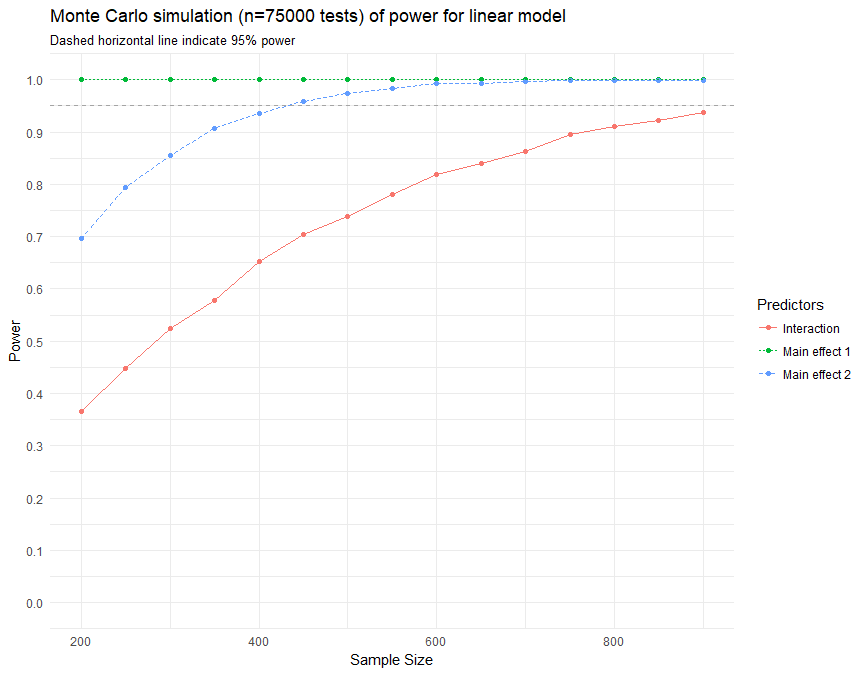

This figure's R source:
library(paramtest)
library(tidyverse)
set.seed(1234)

# Create a function with a linear model with:
# - 2 independent variables
# - 1 interaction
lm_interaction <- function(n, b1, b2, b3, b0=0, x1.m=0, x1.sd=1, x2.m=0, x2.sd=1, alpha=.05) {
  # Populate data.
  x1 <- rnorm(n, x1.m, x1.sd)
  x2 <- rnorm(n, x2.m, x2.sd)
  
  # Residual variance.
  yvar <- sqrt(1 - b1^2 - b2^2 - b3^2)
  y <- rnorm(n, b0 + b1*x1 + b2*x2 + b3*x1*x2, yvar)
  
  # Linear model.
  model <- lm(y ~ x1 + x2 + x1*x2)
  
  # Get main effect.
  x1.b <- coef(summary(model))['x1', 'Estimate']
  x1.p <- coef(summary(model))['x1', 'Pr(>|t|)']

  # Get main effect.
  x2.b <- coef(summary(model))['x2', 'Estimate']
  x2.p <- coef(summary(model))['x2', 'Pr(>|t|)']

  # Get interaction.
  int.b <- coef(summary(model))['x1:x2', 'Estimate']
  int.p <- coef(summary(model))['x1:x2', 'Pr(>|t|)']
  
  # Return as list.
  return(c(x1.b    = x1.b,
           x1.p    = x1.p,
           x1.sig  = x1.p < alpha,
           x2.b    = x2.b,
           x2.p    = x2.p,
           x2.sig  = x2.p < alpha, 
           int.b   = int.b, 
           int.p   = int.p, 
           int.sig = int.p < alpha))
}

# Grid search simulation using 8 CPU cores, increasing sample size with coefficients:
# - main effect: .25 
# - main effect: .15
# - interaction: .10
power_lm_int <- grid_search(lm_interaction, params=list(n=seq(50, 900, by=50)),
                            b1=.25, b2=.15, b3=.10, 
                            n.iter=5000, output='data.frame', parallel='snow', ncpus=8)

# Summarize power results.
power <- results(power_lm_int) %>%
  group_by(n.test) %>%
  summarise("Main effect 1" = mean(x1.sig),
            "Main effect 2" = mean(x2.sig),
            "Interaction" = mean(int.sig))

# Print results.
power

# Plot power graph.  
power %>%
  gather("term", "power", "Main effect 1", "Main effect 2", "Interaction") %>%
    ggplot(aes(x=n.test, y=power, group=factor(term), color=factor(term), linetype=factor(term), shape=factor(term))) +
      geom_point(size=3) +
      geom_line() +
      scale_x_continuous(breaks=c(seq(0, 10000, by=200)), limits=c(50, 900)) +
      geom_hline(yintercept=0.95, alpha=0.3, linetype=2) +
      scale_y_continuous(breaks=c(seq(0, 1, by=0.1)), limits=c(0, 1)) +
      labs(title = paste0("Monte Carlo simulation (n=", NROW(power_lm_int$tests$iter)," tests) of power for linear model"),
           subtitle = "Dashed horizontal line indicate 95% power", 
           x = "Sample Size",
           y = "Power",
           color = "Predictors",
           linetype = "Predictors",
           shape = "Predictors") +
      theme_minimal()
